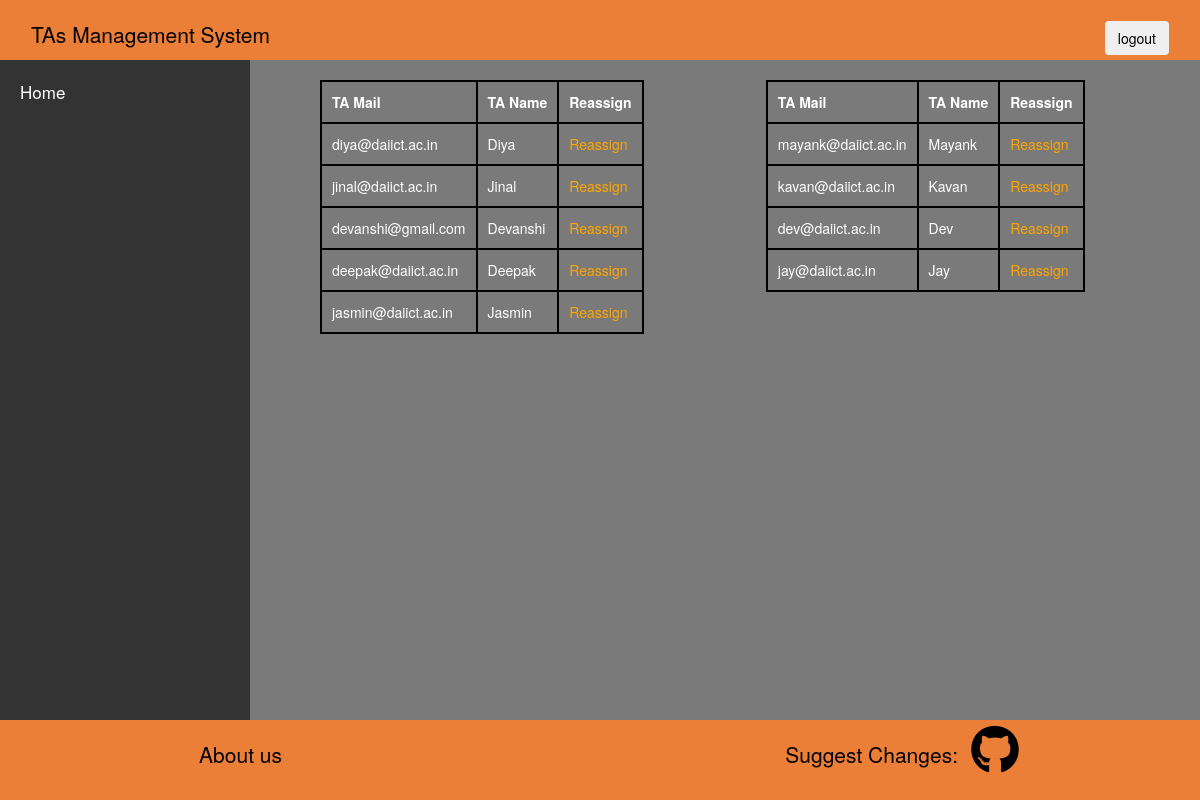
Page /Main/cohome/ta/talist2/ on the committed database.
### Main/models.py (models this page shows)
class ta(models.Model):
    name = models.CharField(max_length=30,null=False)
    pwd = models.CharField(max_length=8,null=False)
    cid = models.ForeignKey(course,on_delete=models.CASCADE,null=True)
    mail = models.EmailField(max_length=30,null=False,unique=True)
    year = models.IntegerField(null=False)
    ratings = models.FloatField(default=0,null=False)
    status = models.CharField(default='Not Assigned',max_length=12)
    an= models.BooleanField(default=False)

### Main/coviews.py (the view)
# urls.py: path('cohome/ta/talist2/',talist2,name='talist2'),
def talist2(request):
    context={}
    dataset=ta.objects.filter(status='Assigned')
    context['odd_rec']=ta.objects.none()
    context['even_rec']=ta.objects.none()
    for index,data in enumerate(dataset):
        if index%2==0:
            context['even_rec']|={data}
        else:
            context['odd_rec']|={data}
    return render(request, 'talist2.html', context)

### templates/talist2.html (shortened to what this page needs)
{%extends 'basic.html' %}
{%load static%}
{%block content%}
    <div class="sidenav">
      <a href="{% url 'gota' %}">Home</a>
    </div>
    <div class="main">
      <div class="notify">
      <div class="row">
        <div class="col-md-5 table-responsive " >
          <table id="t1" >
            <th>TA Mail</th>
            <th>TA Name</th>
            <th>Reassign</th>
          {% for data in even_rec %}
          <tr>
          <td>{{data.mail}}</td>
          <td>{{ data.name }}</td>
          <td><a href="{% url 'reassigntas' data.id %}">Reassign</a></td>
          {% endfor %}
      </table>
        </div>
    <div class="col-md-4 table-responsive">
      <table id="2">
        <th>TA Mail</th>
        <th>TA Name</th>
        <th>Reassign</th>
      {% for data in odd_rec %}
      <tr>
      <td>{{data.mail}}</td>
      <td>{{ data.name }}</td>
      <td><a href="{% url 'reassigntas' data.id %}">Reassign</a></td>
      {% endfor %}
  </table>
    </div>
    </div>
    </div>
    </div>
{%endblock%}

### Main/static/basic.css (style rules this page uses)
body { margin:0; font-family: 'Gill Sans', 'Gill Sans MT', Calibri, 'Trebuchet MS', sans-serif; box-sizing: border-box; }

### templates/basic.html (style rules this page uses)
.sidenav { width: 250px; position: fixed; top: 60px; background-color: #333; overflow: auto; padding-top: 10px; bottom: 80px; }
.sidenav a { padding: 10px 10px 10px 20px; text-decoration: none; font-size: 17px; color: #333; display: block; color: white; background-image: none; padding-left: auto; }
.main { margin-left: 250px; width: 100%; position: fixed; background-color: rgb(122, 122, 122); overflow: auto; top: 60px; bottom: 80px; padding-inline-start: 0%; padding-inline-end: 0%; }

### templates/talist2.html (style rules this page uses)
table, th, td { border:2px solid black; color:white; padding:10px; }
#t1 { margin-left:50px; margin-right:0px; }
a { color:orange; }
.notify { margin: auto; padding: 20px; }

### rows in the picture
ta: mail "diya@daiict.ac.in", name "Diya"
ta: mail "jinal@daiict.ac.in", name "Jinal"
ta: mail "devanshi@gmail.com", name "Devanshi"
ta: mail "deepak@daiict.ac.in", name "Deepak"
ta: mail "jasmin@daiict.ac.in", name "Jasmin"
ta: mail "mayank@daiict.ac.in", name "Mayank"
ta: mail "kavan@daiict.ac.in", name "Kavan"
ta: mail "dev@daiict.ac.in", name "Dev"
ta: mail "jay@daiict.ac.in", name "Jay"
